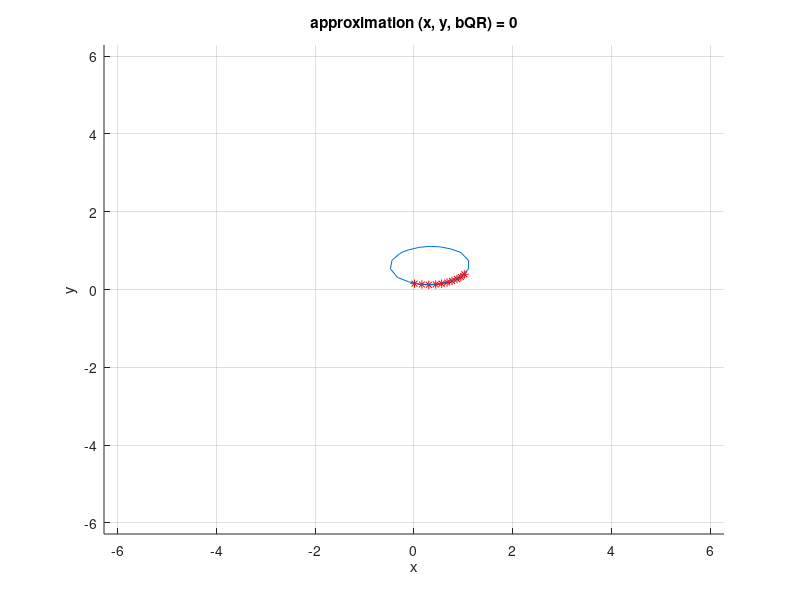
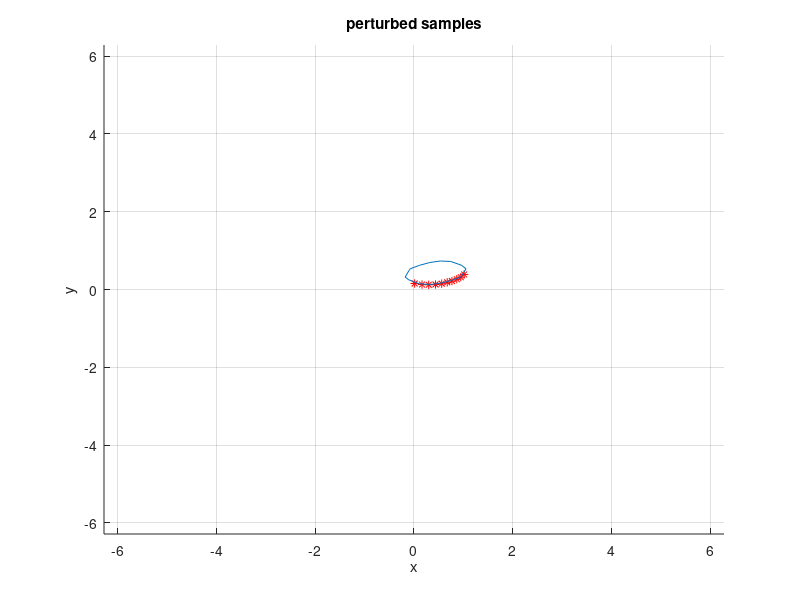

These figures' MATLAB source, in order:
function tutorial8_ex1
    clear all, close all, clc
    
    x=[1.02,0.95,0.87,0.77,0.67,0.56,0.44,0.30,0.16,0.01]';
    y=[0.39,0.32,0.27,0.22,0.18,0.15,0.13,0.12,0.13,0.15]';

    Y = x.^2;
    X = [y.^2 x.*y x y ones(numel(x), 1)];
    
    figure(1)
    hold on
    grid on
    title('orbit samples')
    plot(x, y, 'r*')    
    
    % normals eqs
    bNEQ = X'*X \(X'*Y);
    
    % QR
    [Q R] = qr(X);
    bQR = R \ (Q'*Y);
    
    % cmopre QR with normal Eqs
    disp({'QR vs normal Eqs', norm(bQR - bNEQ)});

    approximation = @(x, y, b) b(1)*y.^2 + b(2)*x.*y + b(3)*x + b(4)*y + b(5) - x.^2;
    ezplot(@(x, y) approximation(x, y, bQR));
%     ezplot(@(x, y) approximation(x, y, bNEQ));


    % perturb the input
    magnitude = 1e-2;
    a = -magnitude/2;
    b = -a;
    
    x = x + rand(size(x)) * magnitude + a;
    y = y + rand(size(y)) * magnitude + a;
    
    Y = x.^2;
    X = [y.^2 x.*y x y ones(numel(x), 1)];
    
    b = X'*X \(X'*Y);
    
    figure(2)
    hold on
    grid on
    plot(x, y, 'r*')   
    ezplot(@(x, y) approximation(x, y, b));
    title('perturbed samples')
    
    disp({'original vs perturbed norm(b)=', norm(b - bNEQ)});
    
    disp({'b-bNEQ', 'b', 'bNEQ'});
    disp([b-bNEQ b bNEQ]);


    
end